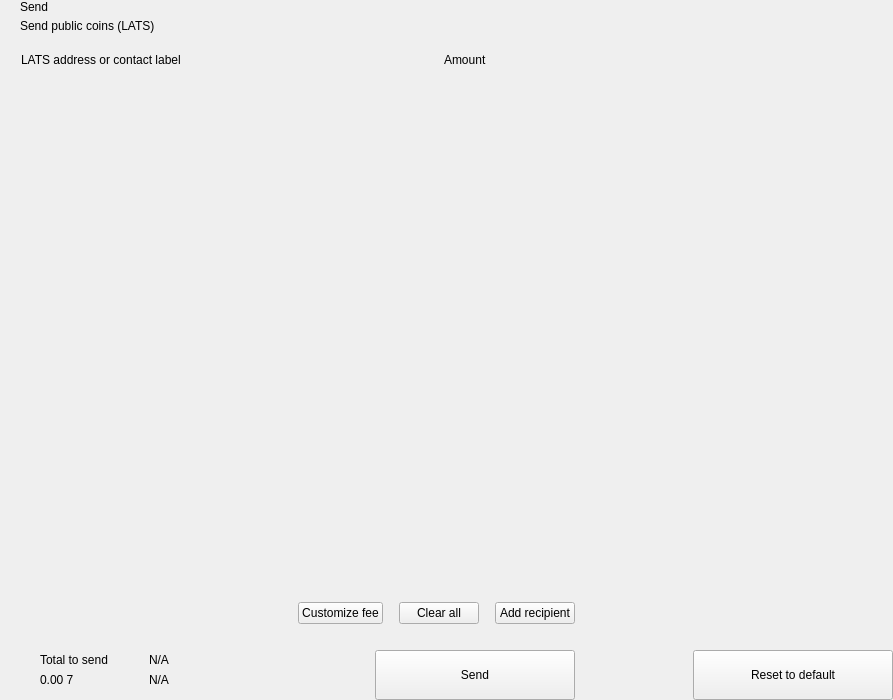
<?xml version="1.0" encoding="UTF-8"?>
<ui version="4.0">
 <class>send</class>
 <widget class="QWidget" name="send">
  <property name="geometry">
   <rect>
    <x>0</x>
    <y>0</y>
    <width>893</width>
    <height>700</height>
   </rect>
  </property>
  <property name="windowTitle">
   <string>Form</string>
  </property>
  <layout class="QHBoxLayout" name="horizontalLayout_2" stretch="2,1">
   <property name="spacing">
    <number>0</number>
   </property>
   <property name="leftMargin">
    <number>0</number>
   </property>
   <property name="topMargin">
    <number>0</number>
   </property>
   <property name="rightMargin">
    <number>0</number>
   </property>
   <property name="bottomMargin">
    <number>0</number>
   </property>
   <item>
    <widget class="QWidget" name="left" native="true">
     <layout class="QVBoxLayout" name="verticalLayout_3">
      <property name="spacing">
       <number>0</number>
      </property>
      <property name="leftMargin">
       <number>0</number>
      </property>
      <property name="topMargin">
       <number>0</number>
      </property>
      <property name="rightMargin">
       <number>0</number>
      </property>
      <property name="bottomMargin">
       <number>0</number>
      </property>
      <item>
       <layout class="QVBoxLayout" name="verticalLayout_22" stretch="0,0,0,1,0,0,0,0">
        <property name="spacing">
         <number>0</number>
        </property>
        <item>
         <layout class="QHBoxLayout" name="horizontalLayout_3">
          <property name="spacing">
           <number>0</number>
          </property>
          <property name="leftMargin">
           <number>20</number>
          </property>
          <property name="rightMargin">
           <number>20</number>
          </property>
          <item>
           <layout class="QVBoxLayout" name="verticalLayout">
            <property name="spacing">
             <number>5</number>
            </property>
            <item>
             <widget class="QLabel" name="labelTitle">
              <property name="text">
               <string>Send</string>
              </property>
              <property name="alignment">
               <set>Qt::AlignLeading|Qt::AlignLeft|Qt::AlignVCenter</set>
              </property>
             </widget>
            </item>
            <item>
             <widget class="QLabel" name="labelSubtitle1">
              <property name="text">
               <string>Send public coins (LATS)</string>
              </property>
             </widget>
            </item>
           </layout>
          </item>
          <item>
           <spacer name="horizontalSpacer">
            <property name="orientation">
             <enum>Qt::Horizontal</enum>
            </property>
            <property name="sizeHint" stdset="0">
             <size>
              <width>40</width>
              <height>20</height>
             </size>
            </property>
           </spacer>
          </item>
         </layout>
        </item>
        <item>
         <spacer name="verticalSpacer_2">
          <property name="orientation">
           <enum>Qt::Vertical</enum>
          </property>
          <property name="sizeType">
           <enum>QSizePolicy::Fixed</enum>
          </property>
          <property name="sizeHint" stdset="0">
           <size>
            <width>20</width>
            <height>20</height>
           </size>
          </property>
         </spacer>
        </item>
        <item>
         <layout class="QHBoxLayout" name="horizontalLayout" stretch="6,0,2">
          <property name="spacing">
           <number>0</number>
          </property>
          <property name="leftMargin">
           <number>10</number>
          </property>
          <property name="topMargin">
           <number>0</number>
          </property>
          <property name="rightMargin">
           <number>20</number>
          </property>
          <property name="bottomMargin">
           <number>0</number>
          </property>
          <item>
           <widget class="QLabel" name="labelSubtitleAddress">
            <property name="styleSheet">
             <string notr="true">margin-left:8px;</string>
            </property>
            <property name="text">
             <string>LATS address or contact label</string>
            </property>
           </widget>
          </item>
          <item>
           <spacer name="horizontalSpacer_3">
            <property name="orientation">
             <enum>Qt::Horizontal</enum>
            </property>
            <property name="sizeType">
             <enum>QSizePolicy::Fixed</enum>
            </property>
            <property name="sizeHint" stdset="0">
             <size>
              <width>40</width>
              <height>1</height>
             </size>
            </property>
           </spacer>
          </item>
          <item>
           <widget class="QLabel" name="labelSubtitleAmount">
            <property name="text">
             <string>Amount</string>
            </property>
           </widget>
          </item>
         </layout>
        </item>
        <item>
         <widget class="QScrollArea" name="scrollArea">
          <property name="minimumSize">
           <size>
            <width>0</width>
            <height>350</height>
           </size>
          </property>
          <property name="styleSheet">
           <string notr="true">#scrollArea {
            background:transparent;
            margin-top:10px;
}</string>
          </property>
          <property name="horizontalScrollBarPolicy">
           <enum>Qt::ScrollBarAlwaysOff</enum>
          </property>
          <property name="sizeAdjustPolicy">
           <enum>QAbstractScrollArea::AdjustIgnored</enum>
          </property>
          <property name="widgetResizable">
           <bool>true</bool>
          </property>
          <property name="alignment">
           <set>Qt::AlignLeading|Qt::AlignLeft|Qt::AlignTop</set>
          </property>
          <widget class="QWidget" name="scrollAreaWidgetContents">
           <property name="geometry">
            <rect>
             <x>0</x>
             <y>0</y>
             <width>591</width>
             <height>16</height>
            </rect>
           </property>
           <property name="sizePolicy">
            <sizepolicy hsizetype="Preferred" vsizetype="Maximum">
             <horstretch>0</horstretch>
             <verstretch>0</verstretch>
            </sizepolicy>
           </property>
           <property name="autoFillBackground">
            <bool>false</bool>
           </property>
           <property name="styleSheet">
            <string notr="true">#scrollAreaWidgetContents {
             background:transparent;
             }</string>
           </property>
           <layout class="QVBoxLayout" name="verticalLayout_7">
            <property name="spacing">
             <number>0</number>
            </property>
            <property name="sizeConstraint">
             <enum>QLayout::SetDefaultConstraint</enum>
            </property>
            <property name="leftMargin">
             <number>0</number>
            </property>
            <property name="topMargin">
             <number>0</number>
            </property>
            <property name="rightMargin">
             <number>0</number>
            </property>
            <property name="bottomMargin">
             <number>0</number>
            </property>
           </layout>
          </widget>
         </widget>
        </item>
        <item>
         <spacer name="verticalSpacer_4">
          <property name="orientation">
           <enum>Qt::Vertical</enum>
          </property>
          <property name="sizeType">
           <enum>QSizePolicy::Fixed</enum>
          </property>
          <property name="sizeHint" stdset="0">
           <size>
            <width>20</width>
            <height>20</height>
           </size>
          </property>
         </spacer>
        </item>
        <item>
         <layout class="QHBoxLayout" name="horizontalLayout_20">
          <property name="spacing">
           <number>6</number>
          </property>
          <property name="leftMargin">
           <number>20</number>
          </property>
          <property name="rightMargin">
           <number>20</number>
          </property>
          <item>
           <spacer name="horizontalSpacer_4">
            <property name="orientation">
             <enum>Qt::Horizontal</enum>
            </property>
            <property name="sizeHint" stdset="0">
             <size>
              <width>10</width>
              <height>20</height>
             </size>
            </property>
           </spacer>
          </item>
          <item>
           <widget class="QPushButton" name="pushButtonFee">
            <property name="focusPolicy">
             <enum>Qt::NoFocus</enum>
            </property>
            <property name="text">
             <string>Customize fee</string>
            </property>
           </widget>
          </item>
          <item>
           <spacer name="horizontalSpacer_11">
            <property name="orientation">
             <enum>Qt::Horizontal</enum>
            </property>
            <property name="sizeType">
             <enum>QSizePolicy::Minimum</enum>
            </property>
            <property name="sizeHint" stdset="0">
             <size>
              <width>10</width>
              <height>20</height>
             </size>
            </property>
           </spacer>
          </item>
          <item>
           <widget class="QPushButton" name="pushButtonClear">
            <property name="focusPolicy">
             <enum>Qt::NoFocus</enum>
            </property>
            <property name="layoutDirection">
             <enum>Qt::RightToLeft</enum>
            </property>
            <property name="text">
             <string>Clear all</string>
            </property>
           </widget>
          </item>
          <item>
           <spacer name="horizontalSpacer_6">
            <property name="orientation">
             <enum>Qt::Horizontal</enum>
            </property>
            <property name="sizeType">
             <enum>QSizePolicy::Fixed</enum>
            </property>
            <property name="sizeHint" stdset="0">
             <size>
              <width>10</width>
              <height>20</height>
             </size>
            </property>
           </spacer>
          </item>
          <item>
           <widget class="QPushButton" name="pushButtonAddRecipient">
            <property name="focusPolicy">
             <enum>Qt::NoFocus</enum>
            </property>
            <property name="text">
             <string>Add recipient</string>
            </property>
           </widget>
          </item>
         </layout>
        </item>
        <item>
         <spacer name="verticalSpacer">
          <property name="orientation">
           <enum>Qt::Vertical</enum>
          </property>
          <property name="sizeType">
           <enum>QSizePolicy::Fixed</enum>
          </property>
          <property name="sizeHint" stdset="0">
           <size>
            <width>20</width>
            <height>16</height>
           </size>
          </property>
         </spacer>
        </item>
        <item>
         <layout class="QHBoxLayout" name="horizontalLayout_7">
          <property name="rightMargin">
           <number>20</number>
          </property>
          <item>
           <layout class="QHBoxLayout" name="horizontalLayout_10">
            <property name="spacing">
             <number>0</number>
            </property>
            <property name="leftMargin">
             <number>8</number>
            </property>
            <item>
             <widget class="QStackedWidget" name="stackedWidget">
              <property name="minimumSize">
               <size>
                <width>0</width>
                <height>60</height>
               </size>
              </property>
              <property name="maximumSize">
               <size>
                <width>16777215</width>
                <height>60</height>
               </size>
              </property>
              <widget class="QWidget" name="page1">
               <layout class="QVBoxLayout" name="verticalLayout_71" stretch="0">
                <property name="spacing">
                 <number>6</number>
                </property>
                <property name="leftMargin">
                 <number>12</number>
                </property>
                <property name="topMargin">
                 <number>0</number>
                </property>
                <property name="rightMargin">
                 <number>0</number>
                </property>
                <property name="bottomMargin">
                 <number>0</number>
                </property>
                <item>
                 <widget class="QWidget" name="coinWidget" native="true">
                  <property name="minimumSize">
                   <size>
                    <width>0</width>
                    <height>60</height>
                   </size>
                  </property>
                  <property name="maximumSize">
                   <size>
                    <width>16777215</width>
                    <height>60</height>
                   </size>
                  </property>
                  <layout class="QHBoxLayout" name="horizontalLayout_9">
                   <property name="spacing">
                    <number>0</number>
                   </property>
                   <property name="leftMargin">
                    <number>20</number>
                   </property>
                   <property name="topMargin">
                    <number>10</number>
                   </property>
                   <property name="rightMargin">
                    <number>20</number>
                   </property>
                   <property name="bottomMargin">
                    <number>10</number>
                   </property>
                   <item>
                    <layout class="QVBoxLayout" name="verticalSend">
                     <property name="spacing">
                      <number>0</number>
                     </property>
                     <item>
                      <widget class="QLabel" name="labelTitleTotalSend">
                       <property name="text">
                        <string>Total to send</string>
                       </property>
                      </widget>
                     </item>
                     <item>
                      <widget class="QLabel" name="labelAmountSend">
                       <property name="text">
                        <string notr="true">0.00 7</string>
                       </property>
                      </widget>
                     </item>
                    </layout>
                   </item>
                   <item>
                    <spacer name="horizontalSpacer_9">
                     <property name="orientation">
                      <enum>Qt::Horizontal</enum>
                     </property>
                     <property name="sizeType">
                      <enum>QSizePolicy::Fixed</enum>
                     </property>
                     <property name="sizeHint" stdset="0">
                      <size>
                       <width>20</width>
                       <height>20</height>
                      </size>
                     </property>
                    </spacer>
                   </item>
                   <item>
                    <widget class="QLabel" name="labelLine">
                     <property name="minimumSize">
                      <size>
                       <width>1</width>
                       <height>0</height>
                      </size>
                     </property>
                     <property name="maximumSize">
                      <size>
                       <width>1</width>
                       <height>16777215</height>
                      </size>
                     </property>
                     <property name="text">
                      <string/>
                     </property>
                    </widget>
                   </item>
                   <item>
                    <spacer name="horizontalSpacer_10">
                     <property name="orientation">
                      <enum>Qt::Horizontal</enum>
                     </property>
                     <property name="sizeType">
                      <enum>QSizePolicy::Fixed</enum>
                     </property>
                     <property name="sizeHint" stdset="0">
                      <size>
                       <width>20</width>
                       <height>20</height>
                      </size>
                     </property>
                    </spacer>
                   </item>
                   <item>
                    <layout class="QVBoxLayout" name="verticalRemaining">
                     <property name="spacing">
                      <number>0</number>
                     </property>
                     <item>
                      <widget class="QLabel" name="labelTitleTotalRemaining">
                       <property name="text">
                        <string notr="true">N/A</string>
                       </property>
                      </widget>
                     </item>
                     <item>
                      <widget class="QLabel" name="labelAmountRemaining">
                       <property name="text">
                        <string notr="true">N/A</string>
                       </property>
                      </widget>
                     </item>
                    </layout>
                   </item>
                  </layout>
                 </widget>
                </item>
               </layout>
              </widget>
              <widget class="QWidget" name="page_2"/>
             </widget>
            </item>
           </layout>
          </item>
          <item>
           <spacer name="horizontalSpacer_5">
            <property name="orientation">
             <enum>Qt::Horizontal</enum>
            </property>
            <property name="sizeType">
             <enum>QSizePolicy::Expanding</enum>
            </property>
            <property name="sizeHint" stdset="0">
             <size>
              <width>40</width>
              <height>20</height>
             </size>
            </property>
           </spacer>
          </item>
          <item alignment="Qt::AlignBottom">
           <widget class="QPushButton" name="pushButtonSave">
            <property name="minimumSize">
             <size>
              <width>200</width>
              <height>50</height>
             </size>
            </property>
            <property name="maximumSize">
             <size>
              <width>200</width>
              <height>50</height>
             </size>
            </property>
            <property name="focusPolicy">
             <enum>Qt::NoFocus</enum>
            </property>
            <property name="text">
             <string>Send</string>
            </property>
           </widget>
          </item>
         </layout>
        </item>
       </layout>
      </item>
     </layout>
    </widget>
   </item>
   <item>
    <widget class="QWidget" name="right" native="true">
     <layout class="QVBoxLayout" name="verticalLayout_5">
      <property name="leftMargin">
       <number>0</number>
      </property>
      <property name="topMargin">
       <number>0</number>
      </property>
      <property name="rightMargin">
       <number>0</number>
      </property>
      <property name="bottomMargin">
       <number>0</number>
      </property>
      <item>
       <layout class="QVBoxLayout" name="verticalLayout_4">
        <property name="spacing">
         <number>6</number>
        </property>
        <item>
         <widget class="OptionButton" name="btnCoinControl" native="true">
          <property name="minimumSize">
           <size>
            <width>0</width>
            <height>50</height>
           </size>
          </property>
         </widget>
        </item>
        <item>
         <widget class="OptionButton" name="btnChangeAddress" native="true">
          <property name="minimumSize">
           <size>
            <width>0</width>
            <height>50</height>
           </size>
          </property>
         </widget>
        </item>
        <item>
         <widget class="OptionButton" name="btnUri" native="true">
          <property name="minimumSize">
           <size>
            <width>0</width>
            <height>50</height>
           </size>
          </property>
         </widget>
        </item>
        <item>
         <spacer name="verticalSpacer_5">
          <property name="orientation">
           <enum>Qt::Vertical</enum>
          </property>
          <property name="sizeHint" stdset="0">
           <size>
            <width>20</width>
            <height>40</height>
           </size>
          </property>
         </spacer>
        </item>
        <item>
         <layout class="QHBoxLayout" name="horizontalLayout_8">
          <item>
           <spacer name="horizontalSpacer_7">
            <property name="orientation">
             <enum>Qt::Horizontal</enum>
            </property>
            <property name="sizeHint" stdset="0">
             <size>
              <width>40</width>
              <height>20</height>
             </size>
            </property>
           </spacer>
          </item>
          <item>
           <widget class="QPushButton" name="pushButtonReset">
            <property name="minimumSize">
             <size>
              <width>200</width>
              <height>50</height>
             </size>
            </property>
            <property name="maximumSize">
             <size>
              <width>200</width>
              <height>50</height>
             </size>
            </property>
            <property name="focusPolicy">
             <enum>Qt::NoFocus</enum>
            </property>
            <property name="text">
             <string>Reset to default</string>
            </property>
           </widget>
          </item>
         </layout>
        </item>
       </layout>
      </item>
     </layout>
    </widget>
   </item>
  </layout>
 </widget>
 <customwidgets>
  <customwidget>
   <class>OptionButton</class>
   <extends>QWidget</extends>
   <header>qt/pivx/optionbutton.h</header>
   <container>1</container>
  </customwidget>
 </customwidgets>
 <resources/>
 <connections/>
</ui>
